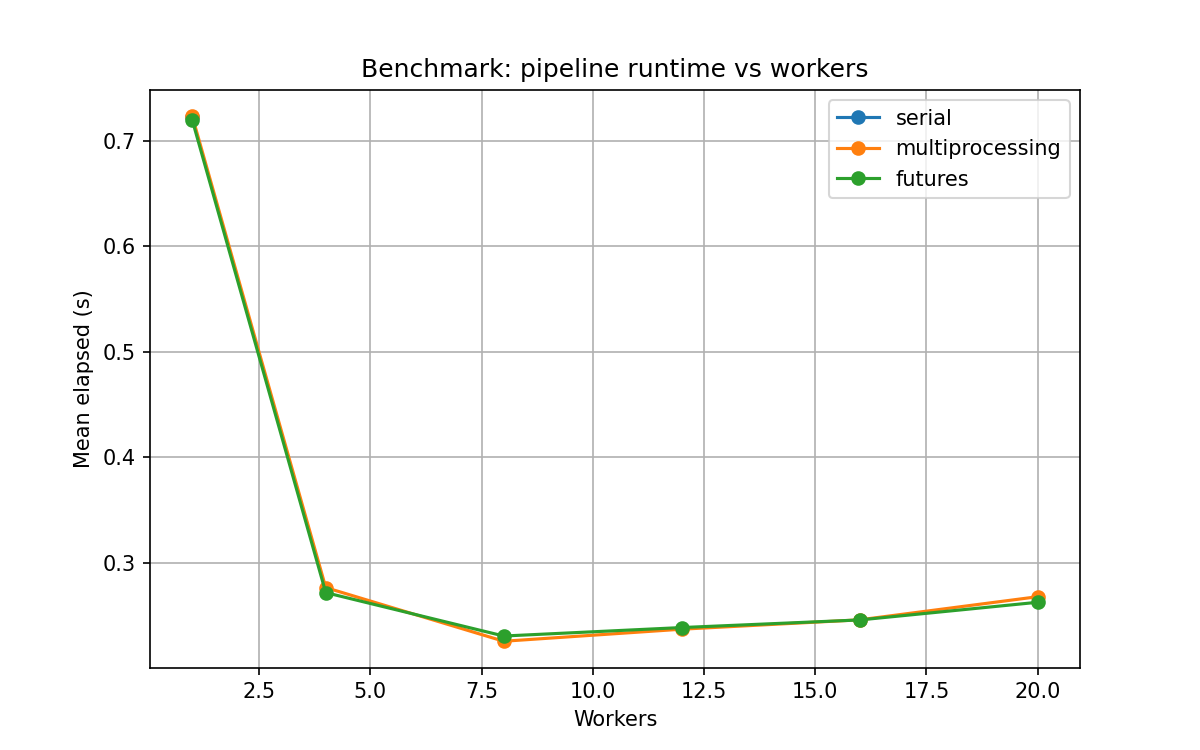
#> input picture out/bench/benchmark_plot.png, 1200 x 750 px, given as the content of the folder food-101-dataset/images, which was not available
$ python main.py
#> lines starting #> are read from the running program, lines starting #| are printed output that depends on the picture; pictures that were not available may be replaced by others from this repository, and a replacement may not be noted
### image_processing/filters.py
import numpy as np
from PIL import Image
from .utils import to_array, to_image

# --- Core Filters ---

def grayscale(arr: np.ndarray) -> np.ndarray:
    """Converts (H,W,3) or (H,W,4) array to (H,W) luminance."""
    if arr.ndim == 2:
        return arr
    if arr.shape[2] == 4:
        arr = arr[:, :, :3]
    # Y = 0.299R + 0.587G + 0.114B
    return np.dot(arr, [0.299, 0.587, 0.114])

def convolve2d_vectorized(arr: np.ndarray, kernel: np.ndarray) -> np.ndarray:
    """
    Vectorized convolution for small kernels.
    Replaces nested loops with array shifting.
    """
    kh, kw = kernel.shape
    ph, pw = kh // 2, kw // 2

    # Pad the image
    padded = np.pad(arr, ((ph, ph), (pw, pw)), mode='edge')
    h, w = arr.shape
    output = np.zeros_like(arr)

    # Iterate over the kernel (e.g., 9 times for 3x3) instead of image (millions of times)
    for i in range(kh):
        for j in range(kw):
            # Shift the padded array to align with kernel position
            # Slice: [i : i + original_height]
            region = padded[i : i + h, j : j + w]
            output += region * kernel[i, j]

    return output

def gaussian_blur(arr: np.ndarray) -> np.ndarray:
    kernel = np.array([[1, 2, 1], [2, 4, 2], [1, 2, 1]], dtype=np.float32) / 16.0
    # Ensure grayscale input for convolution
    if arr.ndim == 3:
        arr = grayscale(arr)
    return convolve2d_vectorized(arr, kernel)

def sobel_edges(arr: np.ndarray) -> np.ndarray:
    if arr.ndim == 3:
        arr = grayscale(arr)

    kx = np.array([[-1, 0, 1], [-2, 0, 2], [-1, 0, 1]], dtype=np.float32)
    ky = np.array([[1, 2, 1], [0, 0, 0], [-1, -2, -1]], dtype=np.float32)

    gx = convolve2d_vectorized(arr, kx)
    gy = convolve2d_vectorized(arr, ky)

    mag = np.hypot(gx, gy)

    # FIX: Remove dynamic normalization (mag.max()) which breaks parallel consistency.
    # Instead, simply clip values to the 0-255 range.
    mag = np.clip(mag, 0, 255)

    return mag

def sharpen(arr: np.ndarray, alpha: float = 1.0) -> np.ndarray:
    if arr.ndim == 3:
        arr = grayscale(arr)

    # Simple blur for unsharp mask
    kernel = np.array([[1, 2, 1], [2, 4, 2], [1, 2, 1]], dtype=np.float32) / 16.0
    blurred = convolve2d_vectorized(arr, kernel)
    return arr + alpha * (arr - blurred)

def adjust_brightness(arr: np.ndarray, delta: float) -> np.ndarray:
    return arr + delta

# --- Pipeline Logic ---

def apply_pipeline_to_array(arr: np.ndarray, steps: list) -> np.ndarray:
    """Applies steps to a numpy array directly."""
    out = arr.astype(np.float32)

    for name, kwargs in steps:
        if name == 'grayscale':
            out = grayscale(out)
        elif name == 'gaussian':
            out = gaussian_blur(out)
        elif name == 'sobel':
            out = sobel_edges(out)
        elif name == 'sharpen':
            out = sharpen(out, **kwargs)
        elif name == 'brightness':
            out = adjust_brightness(out, **kwargs)
        else:
            raise ValueError(f"Unknown step {name}")
    return out

def apply_pipeline(img: Image.Image, steps: list) -> Image.Image:
    """Public interface expecting a PIL Image."""
    arr = to_array(img)
    processed_arr = apply_pipeline_to_array(arr, steps)
    return to_image(processed_arr)

### image_processing/utils.py
import numpy as np
from PIL import Image

def to_array(img: Image.Image) -> np.ndarray:
    return np.array(img, dtype=np.float32)

def to_image(arr: np.ndarray) -> Image.Image:
    # Safe casting to uint8
    arr = np.clip(arr, 0, 255).astype(np.uint8)
    if arr.ndim == 2:
        return Image.fromarray(arr, mode='L')
    return Image.fromarray(arr)

def split_rows(arr: np.ndarray, n_chunks: int, overlap: int = 1):
    """Splits an array into horizontal chunks with overlap."""
    h = arr.shape[0]
    n_chunks = min(n_chunks, h)
    sizes = [h // n_chunks] * n_chunks
    for i in range(h % n_chunks):
        sizes[i] += 1

    chunks = []
    start = 0
    for sz in sizes:
        end = start + sz
        s = max(0, start - overlap)
        e = min(h, end + overlap)
        # Store metadata: (slice_start, core_start, core_end, slice_end)
        chunks.append((s, start, end, e))
        start = end
    return chunks

def calculate_required_overlap(steps: list) -> int:
    """Determines necessary overlap based on filter types."""
    # count how many spatial filters are used
    count = sum(1 for name, _ in steps if name in ('gaussian', 'sobel', 'sharpen'))
    return max(1, count)

def process_chunk_task(args):
    """
    Worker function shared by multiprocessing and futures.
    args: (index, arr_chunk, (s, core_start, core_end, e), steps)
    Returns: (index, processed_array)
    """
    # Import locally to avoid circular imports during module loading,
    # but strictly required for pickle-based multiprocessing.
    from .filters import apply_pipeline_to_array

    index, arr_chunk, (s, core_start, core_end, e), steps = args

    # Process the array directly without converting to PIL and back repeatedly
    out_arr = apply_pipeline_to_array(arr_chunk, steps)

    # Crop the overlap/halo
    top = core_start - s
    bottom = top + (core_end - core_start)

    # Handle both 2D (grayscale) and 3D (color) arrays explicitly
    if out_arr.ndim == 2:
        cropped = out_arr[top:bottom, :]
    elif out_arr.ndim == 3:
        cropped = out_arr[top:bottom, :, :]
    else:
        cropped = out_arr[top:bottom]

    return (index, cropped)

### image_processing/parallel_futures.py
from concurrent.futures import ThreadPoolExecutor
import numpy as np
from PIL import Image
from .utils import to_array, to_image, split_rows, calculate_required_overlap, process_chunk_task

# --- GLOBAL VARIABLES (The "Memory") ---
_EXECUTOR = None
_CURRENT_WORKERS = 0

def apply_pipeline_futures(img: Image.Image, steps: list, num_workers: int = 4) -> Image.Image:
    global _EXECUTOR, _CURRENT_WORKERS

    # 1. Manage the Global Executor (Outer Pool Logic)
    # If executor doesn't exist or worker count changed, rebuild it.
    if _EXECUTOR is None or _CURRENT_WORKERS != num_workers:
        if _EXECUTOR is not None:
            _EXECUTOR.shutdown(wait=True)
        # Using ThreadPoolExecutor as decided for GCP performance
        _EXECUTOR = ThreadPoolExecutor(max_workers=num_workers)
        _CURRENT_WORKERS = num_workers

    # 2. Prepare data
    arr = to_array(img)
    overlap = calculate_required_overlap(steps)
    chunks_meta = split_rows(arr, num_workers, overlap=overlap)

    # 3. Prepare tasks with index and array copies for thread safety
    tasks = [
        (i, arr[s:e, :].copy(), meta, steps)
        for i, ((s, *_, e), meta) in enumerate(zip(chunks_meta, chunks_meta))
    ]

    # 4. Execute using the CACHED global executor
    futures = [_EXECUTOR.submit(process_chunk_task, task) for task in tasks]
    results_with_index = [f.result() for f in futures]

    # Sort by index to ensure deterministic ordering
    results_with_index.sort(key=lambda x: x[0])
    results = [r[1] for r in results_with_index]

    # 5. Reassemble
    out = np.vstack(results)
    return to_image(out)

### image_processing/parallel_multiprocessing.py
from multiprocessing import Pool
import numpy as np
from PIL import Image
from .utils import to_array, to_image, split_rows, calculate_required_overlap, process_chunk_task

# --- GLOBAL VARIABLES (The "Memory") ---
_POOL = None
_CURRENT_WORKERS = 0

def apply_pipeline_multiprocessing(img: Image.Image, steps: list, num_workers: int = 4) -> Image.Image:
    global _POOL, _CURRENT_WORKERS

    # 1. Manage the Global Pool (Outer Pool Logic)
    if _POOL is None or _CURRENT_WORKERS != num_workers:
        if _POOL is not None:
            _POOL.close()
            _POOL.join()
        _POOL = Pool(processes=num_workers)
        _CURRENT_WORKERS = num_workers

    # 2. Prepare data
    arr = to_array(img)
    overlap = calculate_required_overlap(steps)
    chunks_meta = split_rows(arr, num_workers, overlap=overlap)

    # 3. Prepare tasks with index for deterministic ordering
    tasks = [
        (i, arr[s:e, :].copy(), meta, steps)
        for i, ((s, *_, e), meta) in enumerate(zip(chunks_meta, chunks_meta))
    ]

    # 4. Execute using the CACHED global pool
    # This is fast because _POOL is reused!
    results_with_index = _POOL.map(process_chunk_task, tasks)

    # Sort by index to ensure deterministic ordering
    results_with_index = sorted(results_with_index, key=lambda x: x[0])
    results = [r[1] for r in results_with_index]

    # 5. Reassemble
    out = np.vstack(results)
    return to_image(out)

### main.py
"""
Combined Benchmark & Processing Script.
- Measures execution time for Serial, Multiprocessing, and Futures.
- SAVES ONLY ONE copy of the processed image (from Serial) for visual verification.
"""
import argparse
import csv
import os
import time
from pathlib import Path
from collections import defaultdict
import matplotlib.pyplot as plt
from PIL import Image
import numpy as np

# Imports assume your library files use the "Global Pool" logic we discussed
from image_processing.filters import apply_pipeline
from image_processing.parallel_multiprocessing import apply_pipeline_multiprocessing
from image_processing.parallel_futures import apply_pipeline_futures

STEPS = [('grayscale', {}), ('gaussian', {}), ('sobel', {}), ('sharpen', {'alpha': 1.0})]

def collect_images(path: Path, sample: int):
    if path.is_file():
        return [path]
    exts = ('.jpg', '.jpeg', '.png', '.bmp')
    imgs = []
    for root, _, files in os.walk(path):
        for f in files:
            if f.lower().endswith(exts):
                imgs.append(Path(root) / f)
    imgs = sorted(imgs)
    if sample and sample > 0:
        imgs = imgs[:sample]
    return imgs

def load_and_resize(img_path: Path, resize: int):
    img = Image.open(img_path).convert('RGB')
    if resize and resize > 0:
        w, h = img.size
        scale = resize / max(w, h)
        if scale < 1.0:
            img = img.resize((int(w*scale), int(h*scale)), Image.BILINEAR)
    return img

def save_single_result(img, folder: Path, original_name):
    """
    Saves a single processed image for verification.
    Location: out/processed_image/image_name.png
    """
    folder.mkdir(parents=True, exist_ok=True)
    clean_name = Path(original_name).stem
    # Simple filename, no pipeline info needed since we only save one
    filename = f"{clean_name}_processed.png"
    save_path = folder / filename
    img.save(save_path)

def run_serial_benchmark(imgs, resize, trials, out_rows, save_dir):
    print("Running Serial Baseline...")
    for i, img_path in enumerate(imgs):
        img = load_and_resize(img_path, resize)
        for t in range(trials):
            t0 = time.perf_counter()
            # 1. Process
            out_img = apply_pipeline(img, STEPS)
            # 2. Stop Timer
            elapsed = time.perf_counter() - t0

            # 3. Save only the first processed image for verification
            if t == 0 and save_dir:
                save_single_result(out_img, save_dir, img_path.name)

            out_rows.append({
                'image': str(img_path.name), 'pipeline': 'serial',
                'workers': 1, 'trial': t, 'elapsed': elapsed
            })

def run_multiprocessing_benchmark(imgs, resize, workers_list, trials, out_rows):
    for wcount in workers_list:
        print(f"Running Multiprocessing (Workers={wcount})...")
        for img_path in imgs:
            img = load_and_resize(img_path, resize)
            for t in range(trials):
                t0 = time.perf_counter()
                # 1. Process (No saving, pure benchmark)
                _ = apply_pipeline_multiprocessing(img, STEPS, num_workers=wcount)
                # 2. Stop Timer
                elapsed = time.perf_counter() - t0

                out_rows.append({
                    'image': str(img_path.name), 'pipeline': 'multiprocessing',
                    'workers': wcount, 'trial': t, 'elapsed': elapsed
                })

def run_futures_benchmark(imgs, resize, workers_list, trials, out_rows):
    for wcount in workers_list:
        print(f"Running Futures (Workers={wcount})...")
        for img_path in imgs:
            img = load_and_resize(img_path, resize)
            for t in range(trials):
                t0 = time.perf_counter()
                # 1. Process (No saving, pure benchmark)
                _ = apply_pipeline_futures(img, STEPS, num_workers=wcount)
                # 2. Stop Timer
                elapsed = time.perf_counter() - t0

                out_rows.append({
                    'image': str(img_path.name), 'pipeline': 'futures',
                    'workers': wcount, 'trial': t, 'elapsed': elapsed
                })

def save_csv(rows, outdir: Path):
    outdir.mkdir(parents=True, exist_ok=True)
    csv_path = outdir / 'benchmark_results.csv'
    with csv_path.open('w', newline='') as f:
        writer = csv.DictWriter(f, fieldnames=['image', 'pipeline', 'workers', 'trial', 'elapsed'])
        writer.writeheader()
        for r in rows:
            writer.writerow(r)
    return csv_path

def plot_results(rows, outdir: Path):
    agg = defaultdict(list)
    for r in rows:
        key = (r['pipeline'], int(r['workers']))
        agg[key].append(r['elapsed'])

    pipelines = ['serial', 'multiprocessing', 'futures']
    plt.figure(figsize=(10, 6))
    for p in pipelines:
        xs = []
        ys = []
        keys = sorted(k for k in agg.keys() if k[0] == p)
        for (_, w) in keys:
            xs.append(w)
            ys.append(np.mean(agg[(p, w)]))
        if xs:
            plt.plot(xs, ys, marker='o', label=p, linewidth=2)
    plt.xlabel('Workers', fontsize=12)
    plt.ylabel('Mean elapsed (s)', fontsize=12)
    plt.title('Benchmark: Pipeline Runtime vs Workers', fontsize=14)
    plt.legend()
    plt.grid(True, which='both', linestyle='--', alpha=0.7)
    outpng = outdir / 'benchmark_plot.png'
    plt.savefig(outpng, dpi=150)
    plt.close()
    return outpng

def main():
    parser = argparse.ArgumentParser()
    parser.add_argument('--input', default='food-101-dataset/images', help='Input image file or directory')
    parser.add_argument('--outdir', default='out', help='Output directory for CSV and plots')
    parser.add_argument('--workers', type=int, nargs='+', default=[1, 2, 4], help='Worker counts')
    parser.add_argument('--trials', type=int, default=1, help='Trials per configuration')
    parser.add_argument('--sample', type=int, default=5, help='Number of images to sample')
    parser.add_argument('--resize', type=int, default=0, help='Resize max dimension (0=Original Size)')
    args = parser.parse_args()

    imgs = collect_images(Path(args.input), args.sample)
    if not imgs:
        print('No images found for benchmarking')
        return

    # Define output directory for images
    outdir_base = Path(args.outdir)
    save_dir = outdir_base / 'processed_image'

    workers_list = sorted(set([int(w) for w in args.workers if w > 0]))
    rows = []

    print(f'Benchmarking {len(imgs)} images. Workers={workers_list}')
    print(f'One sample processed image will be saved to: {save_dir}')

    # 1. Run Serial (Saves the sample image)
    run_serial_benchmark(imgs, args.resize, args.trials, rows, save_dir)
#> the loop in run_serial_benchmark, `for t in range(trials):` made 1 pass
#> pass 1, in convolve2d_vectorized, `padded = np.pad(arr, ((ph, ph), (pw, pw)), mode='edge')`:
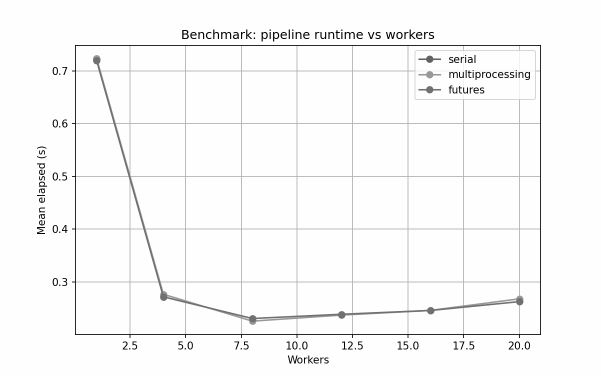
#> padded: shape (752, 1202) float64 (shown at 1/2 size); min 0, max 255, mean 249.1
#> pass 1, in sobel_edges, `gx = convolve2d_vectorized(arr, kx)`:
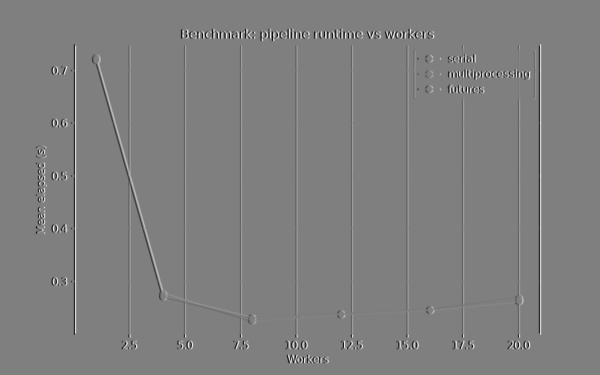
#> gx: shape (750, 1200) float64 (shown at 1/2 size); min -765, max 765, mean 0; drawn with min black and max white
#> after the loop in run_serial_benchmark, `for t in range(trials):`:
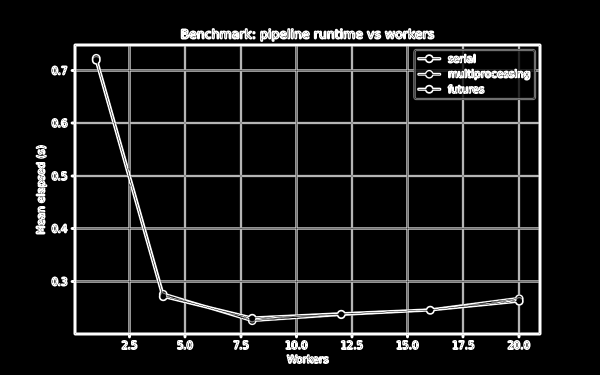
#> out_img: PIL image 1200x750 L (shown at 1/2 size); min 0, max 255, mean 21.6
#> after the loop in run_serial_benchmark, `for t in range(trials):`: out_rows = 1 item

    # 2. Run Futures (Pure benchmark)
    run_futures_benchmark(imgs, args.resize, workers_list, args.trials, rows)
#> the loop in run_futures_benchmark, `for t in range(trials):` made 1 pass
#> chunks_meta in apply_pipeline_futures on pass 1: [(0, 0, 750, 750)]
#> pass 1, in apply_pipeline_futures, `out = np.vstack(results)`:
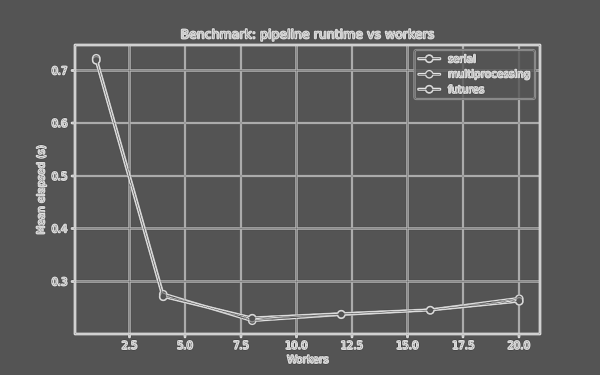
#> out: shape (750, 1200) float64 (shown at 1/2 size); min -176, max 357, mean 21.3; drawn with min black and max white
#> after the loop in run_futures_benchmark, `for t in range(trials):`: out_rows = 2 items

    # 3. Run Multiprocessing (Pure benchmark)
    run_multiprocessing_benchmark(imgs, args.resize, workers_list, args.trials, rows)
#> the loop in run_multiprocessing_benchmark, `for t in range(trials):` made 1 pass
#> after the loop in run_multiprocessing_benchmark, `for t in range(trials):`: out_rows = 5 items

    csv_path = save_csv(rows, outdir_base)
    png_path = plot_results(rows, outdir_base)
#> in plot_results, `plt.savefig(outpng, dpi=150)`:
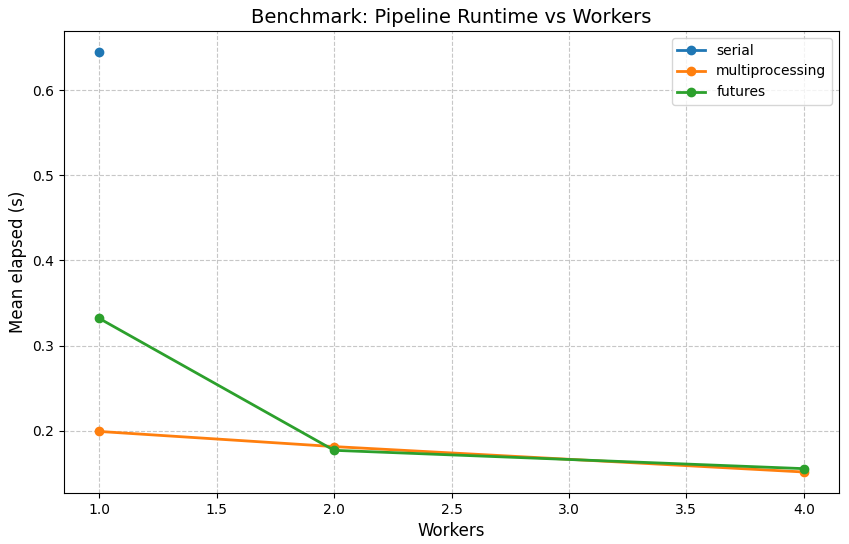
#> figure drawn by matplotlib, 1 panel
    print(f'\nDone! Results saved to {args.outdir}')
    print(f'CSV: {csv_path}')
    print(f'Plot: {png_path}')
    print(f'Sample Image: {save_dir}')

if __name__ == '__main__':
    main()
